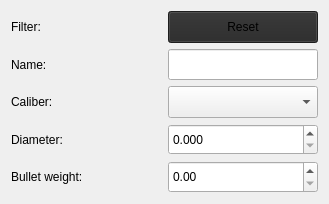
<?xml version="1.0" encoding="UTF-8"?>
<ui version="4.0">
 <class>filter</class>
 <widget class="QWidget" name="filter">
  <property name="geometry">
   <rect>
    <x>0</x>
    <y>0</y>
    <width>329</width>
    <height>204</height>
   </rect>
  </property>
  <property name="minimumSize">
   <size>
    <width>0</width>
    <height>204</height>
   </size>
  </property>
  <property name="windowTitle">
   <string>Filter</string>
  </property>
  <layout class="QGridLayout" name="gridLayout">
   <item row="1" column="0">
    <widget class="QLabel" name="label_4">
     <property name="text">
      <string>Name:</string>
     </property>
    </widget>
   </item>
   <item row="4" column="1">
    <widget class="QDoubleSpinBox" name="weight">
     <property name="sizePolicy">
      <sizepolicy hsizetype="Preferred" vsizetype="Preferred">
       <horstretch>0</horstretch>
       <verstretch>0</verstretch>
      </sizepolicy>
     </property>
    </widget>
   </item>
   <item row="3" column="1">
    <widget class="QDoubleSpinBox" name="diameter">
     <property name="sizePolicy">
      <sizepolicy hsizetype="Preferred" vsizetype="Preferred">
       <horstretch>0</horstretch>
       <verstretch>0</verstretch>
      </sizepolicy>
     </property>
     <property name="decimals">
      <number>3</number>
     </property>
     <property name="singleStep">
      <double>0.001000000000000</double>
     </property>
    </widget>
   </item>
   <item row="0" column="0">
    <widget class="QLabel" name="label_5">
     <property name="text">
      <string>Filter:</string>
     </property>
    </widget>
   </item>
   <item row="4" column="0">
    <widget class="QLabel" name="label_3">
     <property name="text">
      <string>Bullet weight:</string>
     </property>
    </widget>
   </item>
   <item row="2" column="0">
    <widget class="QLabel" name="label">
     <property name="text">
      <string>Caliber:</string>
     </property>
    </widget>
   </item>
   <item row="3" column="0">
    <widget class="QLabel" name="label_2">
     <property name="text">
      <string>Diameter:</string>
     </property>
    </widget>
   </item>
   <item row="0" column="1">
    <widget class="QPushButton" name="resetFilter">
     <property name="sizePolicy">
      <sizepolicy hsizetype="Preferred" vsizetype="Preferred">
       <horstretch>0</horstretch>
       <verstretch>0</verstretch>
      </sizepolicy>
     </property>
     <property name="styleSheet">
      <string notr="true">background-color: rgb(40, 40, 40);</string>
     </property>
     <property name="text">
      <string>Reset</string>
     </property>
    </widget>
   </item>
   <item row="1" column="1">
    <widget class="QLineEdit" name="name">
     <property name="sizePolicy">
      <sizepolicy hsizetype="Preferred" vsizetype="Preferred">
       <horstretch>0</horstretch>
       <verstretch>0</verstretch>
      </sizepolicy>
     </property>
    </widget>
   </item>
   <item row="2" column="1">
    <widget class="QComboBox" name="caliber">
     <property name="sizePolicy">
      <sizepolicy hsizetype="Preferred" vsizetype="Preferred">
       <horstretch>0</horstretch>
       <verstretch>0</verstretch>
      </sizepolicy>
     </property>
    </widget>
   </item>
  </layout>
 </widget>
 <resources/>
 <connections/>
</ui>
